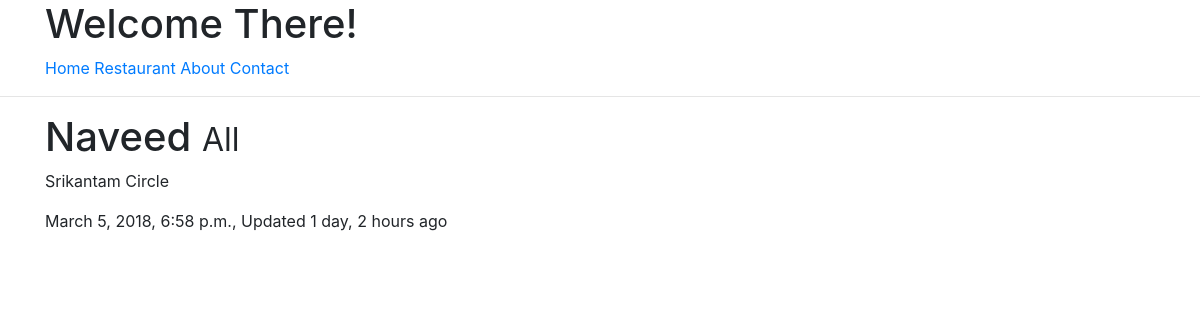
Screenshot of /restaurant/naveed/ with the database file from the repository.
### restaurants/models.py (models this page shows, shortened)
class Restaurant(models.Model):
	name	= models.CharField(max_length=120)
	location = models.CharField(max_length=120,null=True,blank=True)
	category = models.CharField(max_length=120,null=True,blank=True,validators=[validate_category])
	timestamp = models.DateTimeField(auto_now_add=True)
	updated   = models.DateTimeField(auto_now=True)
	my_date   = models.DateField(auto_now=False,auto_now_add=False)
	slug      = models.SlugField(null=True,blank=True)
	@property
	def title(self):
		return self.name

### restaurants/views.py (the view)
# urls.py: url(r'^restaurant/(?P<slug>[\w-]+)/$', RestaurantDetailView.as_view()),
class RestaurantDetailView(DetailView):
	template_name = 'restaurants/restaurant_detail.html'
	queryset = Restaurant.objects.all()

### restaurants/templates/restaurants/restaurant_detail.html (shortened to what this page needs)
{% extends "base.html" %}
{% block content %}
<h1>{{ object.title }} <small>{{ object.category }}</small></h1>
<p>{{ object.location }}</p>
<p>{{ object.timestamp }}, Updated {{ object.updated|timesince }} ago</p>
{% endblock %}

### rows the page displays
Restaurant: title "Naveed", category "All", location "Srikantam Circle", timestamp "March 5, 2018, 6:58 p.m.", updated "1 day, 2 hours"
